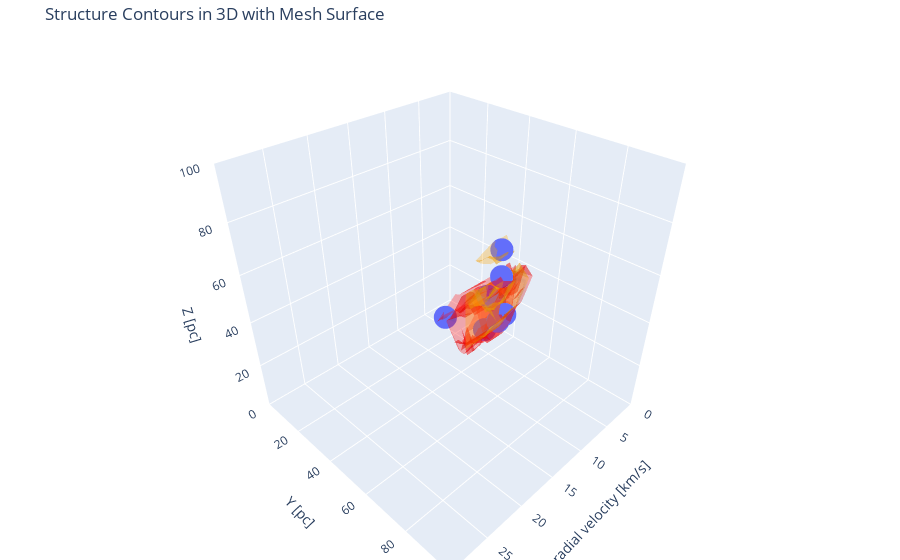

The notebook cell saved with this chart:
### Code cell
# plot by plotly

fig = px.scatter_3d(leaf_feature, x='v_peak', y='y_peak', z='z_peak')

# Leaf structures
for i, leaf_structure_index in enumerate(leaf_indices):
    leaf_structure = dendro[leaf_structure_index]
    leaf_mask = leaf_structure.get_mask()
    leaf_mask_indices = np.where(leaf_mask)
    mesh_leaf = go.Mesh3d(x=leaf_mask_indices[0] * rv, 
                          y=leaf_mask_indices[1] * pc, 
                          z=leaf_mask_indices[2] * pc, 
                          opacity=0.3,
                          color='red',
                          name=f'Leaf {i + 1} - Surface')
    fig.add_trace(mesh_leaf)

# Branch structures
for j, branch_structure_index in enumerate(branch_indices):
    branch_structure = dendro[branch_structure_index]
    branch_mask = branch_structure.get_mask()
    branch_mask_indices = np.where(branch_mask)
    mesh_branch = go.Mesh3d(x=branch_mask_indices[0] * rv, 
                            y=branch_mask_indices[1] * pc, 
                            z=branch_mask_indices[2] * pc,
                            opacity=0.3, 
                            color='orange',
                            name=f'Branch {j + 1} - Surface')
    fig.add_trace(mesh_branch)

fig.update_layout(
    scene=dict(
        xaxis=dict(title='radial velocity [km/s]', range=[0, 30]),
        yaxis=dict(title='Y [pc]', range=[0, 100]),
        zaxis=dict(title='Z [pc]', range=[0, 100]),
        aspectratio=dict(x=1, y=1, z=1)
    ),
    title='Structure Contours in 3D with Mesh Surface',
    margin=dict(l=0, r=0, b=0, t=40),
    showlegend=True)
